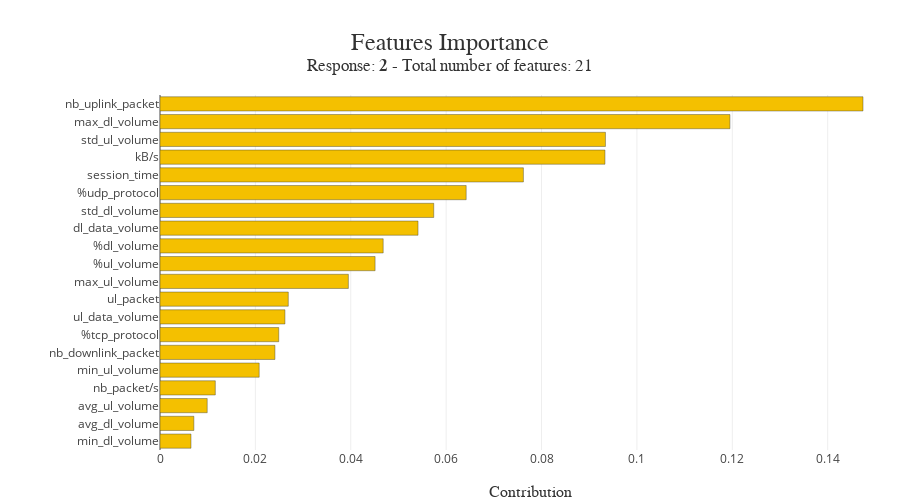

Notebook source saved alongside this figure:
### Code cell
xpl.plot.features_importance()

### Figure 1 — Plotly figure (JSON) as saved in the notebook; plotly's stock layout.template omitted (floating-point values rounded to 4 significant figures)
{"data": [{"customdata": ["min_dl_volume", "avg_dl_volume", "avg_ul_volume", "nb_packet/s", "min_ul_volume", "nb_downlink_packet", "%tcp_protocol", "ul_data_volume", "ul_packet", "max_ul_volume", "%ul_volume", "%dl_volume", "dl_data_volume", "std_dl_volume", "%udp_protocol", "session_time", "kB/s", "std_ul_volume", "max_dl_volume", "nb_uplink_packet"], "hovertemplate": "Feature: %{customdata}<br />Contribution: %{x:.4f}<extra></extra>", "marker": {"color": ["rgba(244, 192, 0, 1.0)", "rgba(244, 192, 0, 1.0)", "rgba(244, 192, 0, 1.0)", "rgba(244, 192, 0, 1.0)", "rgba(244, 192, 0, 1.0)", "rgba(244, 192, 0, 1.0)", "rgba(244, 192, 0, 1.0)", "rgba(244, 192, 0, 1.0)", "rgba(244, 192, 0, 1.0)", "rgba(244, 192, 0, 1.0)", "rgba(244, 192, 0, 1.0)", "rgba(244, 192, 0, 1.0)", "rgba(244, 192, 0, 1.0)", "rgba(244, 192, 0, 1.0)", "rgba(244, 192, 0, 1.0)", "rgba(244, 192, 0, 1.0)", "rgba(244, 192, 0, 1.0)", "rgba(244, 192, 0, 1.0)", "rgba(244, 192, 0, 1.0)", "rgba(244, 192, 0, 1.0)"], "line": {"color": "rgba(52, 55, 54, 0.8)", "width": 0.5}}, "name": "Global", "orientation": "h", "type": "bar", "x": [0.0065, 0.0071, 0.0099, 0.0116, 0.0208, 0.0241, 0.0249, 0.0262, 0.0269, 0.0395, 0.0451, 0.0468, 0.0541, 0.0574, 0.0642, 0.0762, 0.0933, 0.0934, 0.1195, 0.1474], "y": ["min_dl_volume", "avg_dl_volume", "avg_ul_volume", "nb_packet/s", "min_ul_volume", "nb_downlink_packet", "%tcp_protocol", "ul_data_volume", "ul_packet", "max_ul_volume", "%ul_volume", "%dl_volume", "dl_data_volume", "std_dl_volume", "%udp_protocol", "session_time", "kB/s", "std_ul_volume", "max_dl_volume", "nb_uplink_packet"]}], "layout": {"autosize": false, "barmode": "group", "height": 500, "hovermode": "closest", "margin": {"b": 50, "l": 160, "r": 0, "t": 95}, "title": {"font": {"color": "rgb(50, 50, 50)", "family": "Arial", "size": 24}, "text": "Features Importance<br><sup>Response: <b>2</b> - Total number of features: 21</sup>", "x": 0.5, "xanchor": "center", "y": 0.9, "yanchor": "middle"}, "width": 900, "xaxis": {"title": {"font": {"color": "rgb(50, 50, 50)", "family": "Arial Black", "size": 16}, "text": "Contribution"}}, "yaxis": {"automargin": true, "dtick": 1, "tickmode": "array", "ticktext": ["min_dl_volume", "avg_dl_volume", "avg_ul_volume", "nb_packet/s", "min_ul_volume", "nb_downlink_packet", "%tcp_protocol", "ul_data_volume", "ul_packet", "max_ul_volume", "%ul_volume", "%dl_volume", "dl_data_volume", "std_dl_volume", "%udp_protocol", "session_time", "kB/s", "std_ul_volume", "max_dl_volume", "nb_uplink_packet"], "tickvals": ["min_dl_volume", "avg_dl_volume", "avg_ul_volume", "nb_packet/s", "min_ul_volume", "nb_downlink_packet", "%tcp_protocol", "ul_data_volume", "ul_packet", "max_ul_volume", "%ul_volume", "%dl_volume", "dl_data_volume", "std_dl_volume", "%udp_protocol", "session_time", "kB/s", "std_ul_volume", "max_dl_volume", "nb_uplink_packet"], "title": {"font": {"color": "rgb(50, 50, 50)", "family": "Arial Black", "size": 16}}}}}
